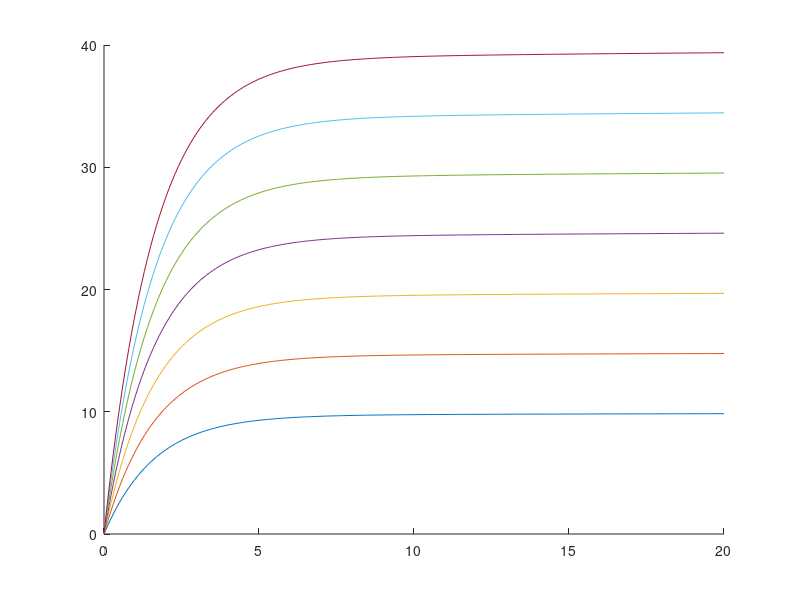
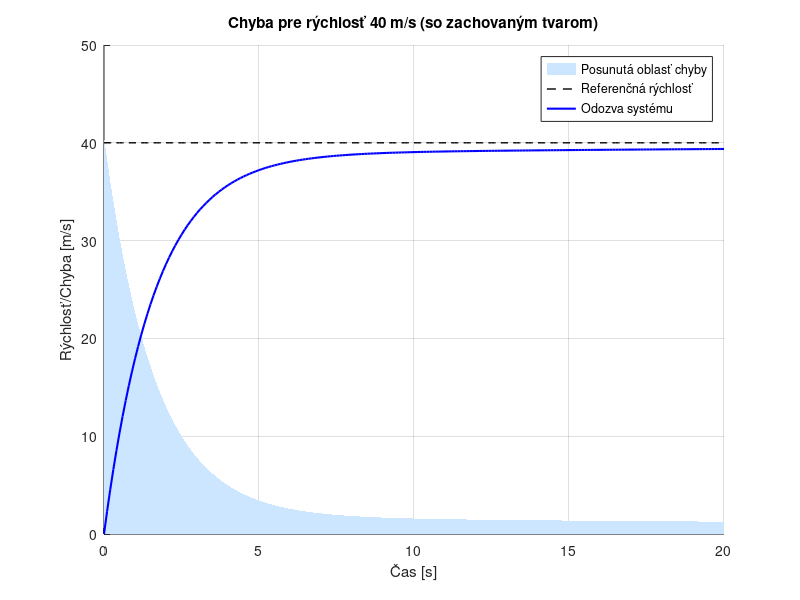

Write the MATLAB code that produced these figures, in order.

clc, clear, close all

% Zakladne parametre
m = 1000;  % hmotnosť vozidla v kg
b = 50;    % koeficient odporu (sila trenia/odporu)
u = 500;   % hodnota vstupného napätia (riadiaci signál)

% Časový interval simulácie
t = 0:0.1:20;  % časové kroky od 0 do 20 sekúnd s krokom 0.1 s

% Prevodová funkcia systému
s = tf('s');  % Laplaceova premenna
P_cruise = 1/(m*s + b);  % Prevodová funkcia pre tempomat, závisí na hmotnosti a odpore

% Hodnoty pre PI regulátor
Kp = 600;  
Ki = 20;

% Definícia PI regulátora
C = pid(Kp, Ki);  

% Priprava na simulaciu pre rôzne referenčné rýchlosti
velocities = 10:5:40;  % Rozsah rýchlostí od 10 do 40 m/s s krokom 5
integrals = zeros(size(velocities));  % Na uloženie integrálov riadiacej veličiny
errors = {};  % Na uloženie chýb pre každú rýchlosť
responses = {}; % Na uloženie odoziev pre každú rýchlosť
times = {}; % Na uloženie časov pre každú rýchlosť

figure;
hold on;

for i = 1:length(velocities)
    r = velocities(i);  % Referenčná rýchlosť
    
    % Uzavretá slučka s PI regulátorom a systémom tempomatu
    T = feedback(C*P_cruise, 1);  % Uzavretá regulačná slučka s odozvou systému
    
    % Simulácia odozvy systému
    [y, t_out] = step(r*T, t);  % Odozva systému na krokovú zmenu
    
    % Výpočet chyby a integrálu chyby
    e = r - y;  % Chyba medzi referenciou a skutočnou hodnotou
    integral_error = trapz(t_out, abs(e));  % Numerický integrál chyby pomocou metódy trapezoidov
    
    % Uloženie výsledkov
    integrals(i) = integral_error;
    errors{i} = abs(e);
    responses{i} = y;
    times{i} = t_out;
    
    % Zobrazenie odozvy systému pre každú rýchlosť
    plot(t_out, y, 'DisplayName', sprintf('Rýchlosť: %d m/s', r));
end

% Nájdeme index najväčšieho integrálu
[~, max_idx] = max(integrals);

% Vizualizácia plochy pre najväčší integrál
t_max = times{max_idx};
e_max = errors{max_idx};
r_max = velocities(max_idx);
y_max = responses{max_idx};

% Zvýraznenie plochy pod krivkou chyby
% Zvýraznenie plochy pod krivkou chyby so zachovaním tvaru
% Zvýraznenie plochy pod krivkou chyby so zachovaním tvaru (bez zrkadlenia)
% Zvýraznenie plochy pod krivkou chyby so zachovaním pôvodného tvaru
% Zvýraznenie plochy pod krivkou chyby bez zmeny tvaru
% Zvýraznenie plochy pod krivkou chyby bez zmeny tvaru
figure;
hold on;

% Posunutie chyby nahor o absolútnu hodnotu jej minimálnej hodnoty
offset = abs(min(e_max)); % Absolútna hodnota minimálnej chyby
e_shifted = e_max + offset; % Posunutie celého priebehu nahor

% Oblasť chyby presne podľa pôvodného tvaru
area(t_max, e_shifted, 'FaceColor', [0.8, 0.9, 1], 'EdgeColor', 'none', ...
     'DisplayName', 'Posunutá oblasť chyby');

% Pridanie referenčných čiar
plot(t_max, r_max * ones(size(t_max)), 'k--', 'LineWidth', 1, ...
     'DisplayName', 'Referenčná rýchlosť');
plot(t_max, y_max, 'b', 'LineWidth', 1.5, 'DisplayName', 'Odozva systému');

xlabel('Čas [s]');
ylabel('Rýchlosť/Chyba [m/s]');
title(sprintf('Chyba pre rýchlosť %d m/s (so zachovaným tvarom)', r_max));
legend('show');
grid on;











% Výsledky
disp('Integrály riadiacej veličiny pre jednotlivé rýchlosti:');
for i = 1:length(velocities)
    fprintf('Rýchlosť %d m/s: Integrál = %.4f', velocities(i), integrals(i));
end
